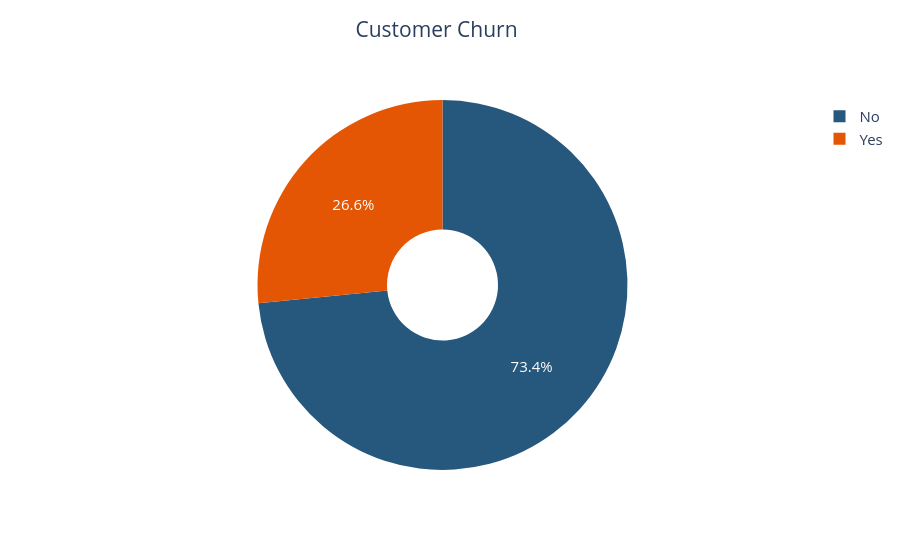

This figure's notebook cell:
### Markdown cell above
We will analyze the distribution of the target variable, `Churn`, to understand if the dataset is balanced or imbalanced.

### Code cell
main_color = ['#26577C','#E55604','#CDC2AE','orange','#867070']
df_t = df['Churn'].value_counts().reset_index().set_axis(['Churn', 'Count'], axis=1)
df_t['Churn'] = df_t['Churn'].replace({0: 'Not Churn', 1: 'Churn'})
z = [main_color[0], main_color[1]]

fig = go.Figure(
    data=[go.Pie(labels=df_t['Churn'], values=df_t['Count'], hole=.3)]
).update_layout(
    height=550,
    title={'text': 'Customer Churn', 'y': 0.96, 'x': 0.485,
           'xanchor': 'center', 'yanchor': 'top'},
    font=dict(size=15),
    template='plotly_white'
).update_traces(marker=dict(colors=z))

fig.show()

### Figure 1 — Plotly figure (JSON) as saved in the notebook; plotly's stock layout.template omitted (floating-point values rounded to 4 significant figures)
{"data": [{"hole": 0.3, "labels": ["No", "Yes"], "marker": {"colors": ["#26577C", "#E55604"]}, "type": "pie", "values": [5163, 1869]}], "layout": {"font": {"size": 15}, "height": 550, "title": {"text": "Customer Churn", "x": 0.485, "xanchor": "center", "y": 0.96, "yanchor": "top"}}}
